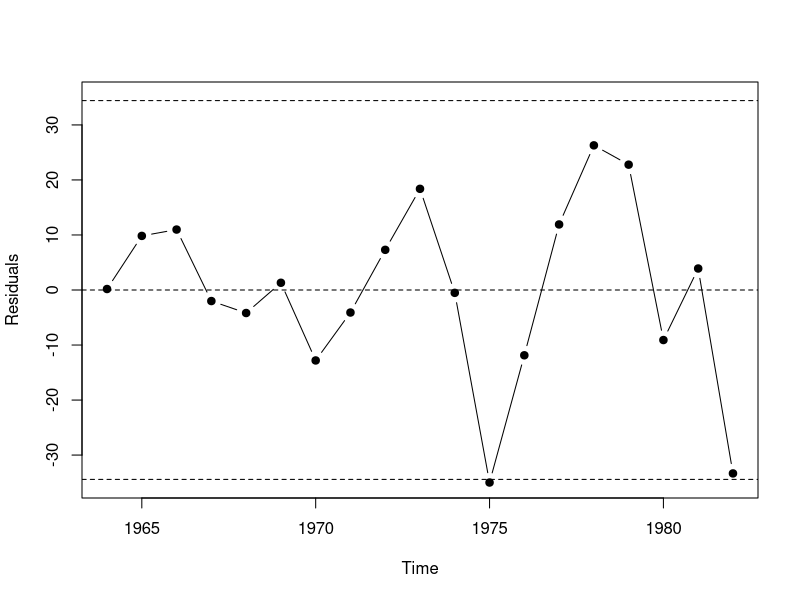
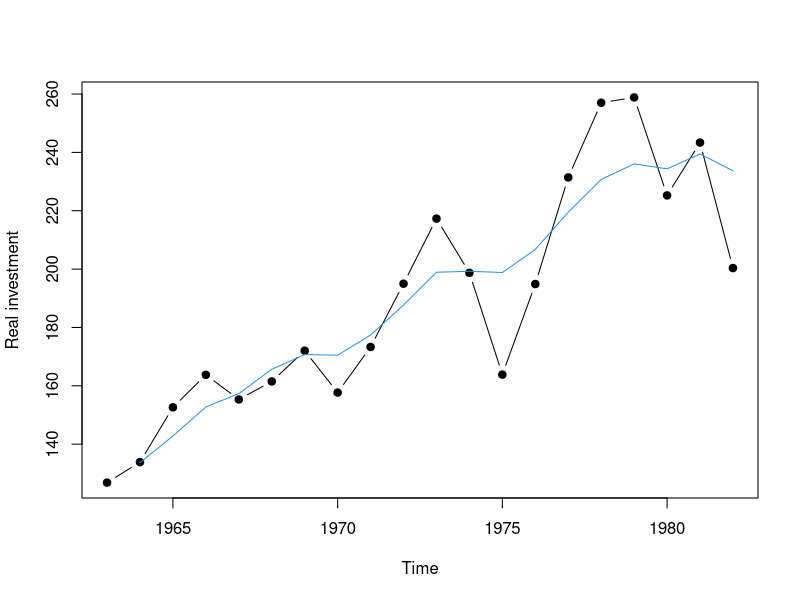
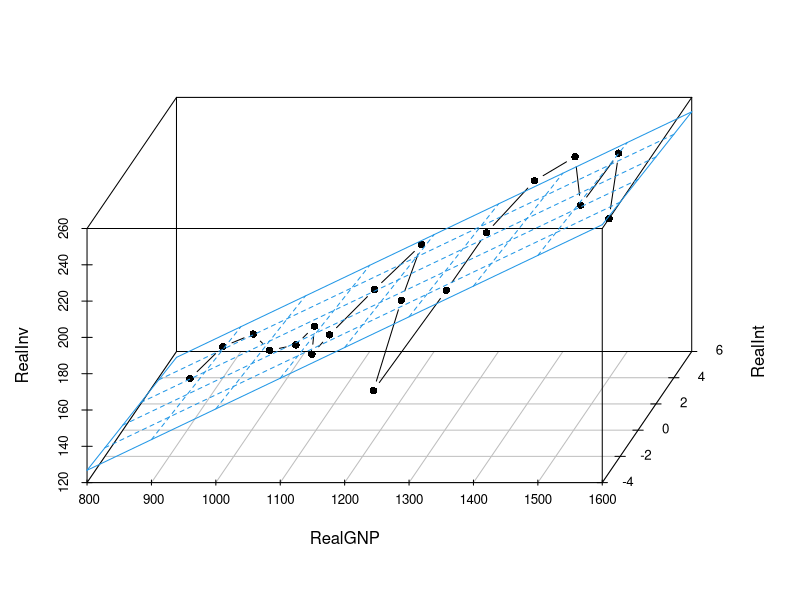

Source code (R) for these figures, in order:
library(sandwich)


### Name: Investment
### Title: US Investment Data
### Aliases: Investment
### Keywords: datasets

### ** Examples

## Willam H. Greene, Econometric Analysis, 2nd Ed.
## Chapter 15
## load data set, p. 411, Table 15.1
data(Investment)

## fit linear model, p. 412, Table 15.2
fm <- lm(RealInv ~ RealGNP + RealInt, data = Investment)
summary(fm)

## visualize residuals, p. 412, Figure 15.1
plot(ts(residuals(fm), start = 1964),
  type = "b", pch = 19, ylim = c(-35, 35), ylab = "Residuals")
sigma <- sqrt(sum(residuals(fm)^2)/fm$df.residual) ## maybe used df = 26 instead of 16 ??
abline(h = c(-2, 0, 2) * sigma, lty = 2)

if(require(lmtest)) {
## Newey-West covariances, Example 15.3
coeftest(fm, vcov = NeweyWest(fm, lag = 4))
## Note, that the following is equivalent:
coeftest(fm, vcov = kernHAC(fm, kernel = "Bartlett", bw = 5, prewhite = FALSE, adjust = FALSE))

## Durbin-Watson test, p. 424, Example 15.4
dwtest(fm)

## Breusch-Godfrey test, p. 427, Example 15.6
bgtest(fm, order = 4)
}

## visualize fitted series
plot(Investment[, "RealInv"], type = "b", pch = 19, ylab = "Real investment")
lines(ts(fitted(fm), start = 1964), col = 4)


## 3-d visualization of fitted model
if(require(scatterplot3d)) {
s3d <- scatterplot3d(Investment[,c(5,7,6)],
  type = "b", angle = 65, scale.y = 1, pch = 16)
s3d$plane3d(fm, lty.box = "solid", col = 4)
}
